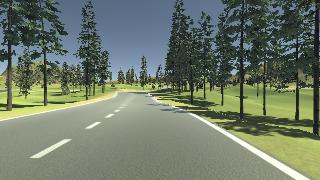
#> input picture Code test Simulation/Mah Test/image.png, 320 x 180 px
$ python -i utils.py   (imports and definitions only)
#> lines starting #> are read from the running program, lines starting #| are printed output that depends on the picture
# Thêm thư viện
import cv2, os
import numpy as np
import matplotlib.image as mpimg
import random

# Kích thước ảnh cho input của model
IMAGE_HEIGHT, IMAGE_WIDTH, IMAGE_CHANNELS = 66, 200, 3
INPUT_SHAPE = (IMAGE_HEIGHT, IMAGE_WIDTH, IMAGE_CHANNELS)


# [5 lines left out: function load_image, not called in this run]


def crop(image):
    """
    Cắt bỏ bầu trời và mũi xe trong ảnh
    """
    return image[100:175, :, :]
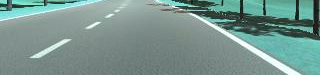
#> returned value: shape (75, 320, 3); mean of channels 0, 1, 2 142.7, 149.1, 119.6; drawn as B, G, R


def resize(image):
    """
    Resize ảnh
    """
    return cv2.resize(image, (IMAGE_WIDTH, IMAGE_HEIGHT), cv2.INTER_AREA)
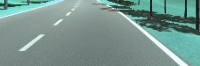
#> returned value: shape (66, 200, 3); mean of channels 0, 1, 2 142.5, 148.9, 119.4; drawn as B, G, R


def rgb2yuv(image,sigma=0):
    """
    Chuyển ảnh RGB sang YUV
    """
#> called with sigma = 0
    # image = cv2.cvtColor(image, cv2.COLOR_RGB2HSV)

    # image = cv2.bilateralFilter(image,5,75,75)
    # image = cv2.cvtColor(image, cv2.COLOR_BGR2GRAY)
    image = cv2.cvtColor(image, cv2.COLOR_RGB2YUV)
#> image: shape (66, 200, 3); mean of channels 0, 1, 2 143.7, 116, 126.9
    v=np.median(image)
#> v = 127
    # image = cv2.fastNlMeansDenoisingColored(image,None,10,10,7,21)
    lower = int(max(0, (1.0-sigma)*v))
#> lower = 127
    upper = int(min(255, (1.0+sigma)*v))
#> upper = 127
    # blurred = cv2.bilateralFilter(image,3,75,75)
    # blurred = cv2.GaussianBlur(image, (3, 3), 0)
    # cv2.imshow("blurred", blurred)
    edged = cv2.Canny(image, lower, upper, cv2.THRESH_BINARY + cv2.THRESH_OTSU, apertureSize = 3)
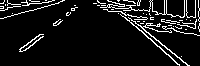
#> edged: shape (66, 200); 9% white in thin lines or dots
    edged = np.repeat(edged[..., np.newaxis], 3, -1)
#> edged: shape (66, 200, 3); 9% white in thin lines or dots

    return edged


def preprocess(image):
    """
    Pre-process ảnh
    """
    # cv2.imshow("pre", image)

    image = crop(image)
    image = resize(image)
    image = rgb2yuv(image)

    # cv2.imshow("YUV", image)

    return image


# [109 lines left out: functions choose_image, random_flip, random_translate, random_shadow, random_brightness, augument and 1 more, not called in this run]

>>> import cv2
>>> picture = cv2.cvtColor(cv2.imread('../Mah Test/image.png'), cv2.COLOR_BGR2RGB)
>>> result = preprocess(picture)
